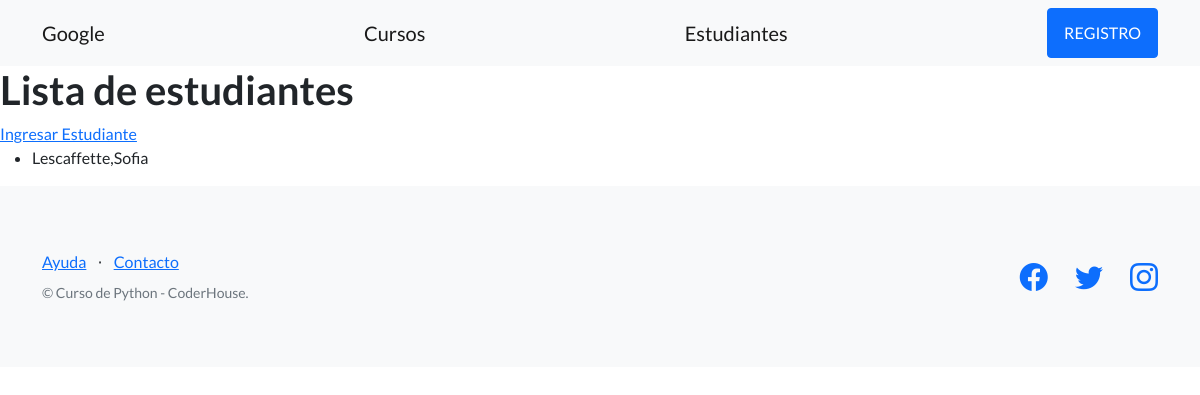
The app's page /estudios/estudiantes/, older data.
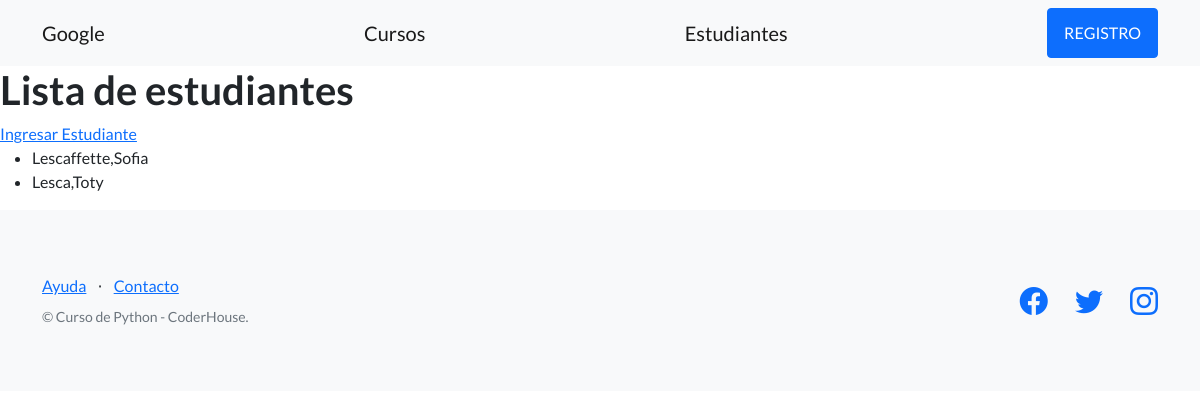
The same page, newer data.
### AppCoder/models.py (models this page shows, shortened)
class Estudiante(models.Model):
    nombre = models.CharField(max_length=120)
    apellido = models.CharField(max_length=80)
    email = models.EmailField()
    telefono = models.CharField(max_length=20)
    dni = models.CharField(max_length=32)
    fecha_nacimiento = models.DateField()

### AppCoder/views.py (the view)
def listar_estudiantes(request):
    contexto = {
        "estudiantes" : Estudiante.objects.all(),
    }
    http_response = render(
      request=request,
    template_name='AppCoder/lista_estudiantes.html',
      context=contexto,
  )
    return http_response

### AppCoder/templates/AppCoder/lista_estudiantes.html
{% extends "AppCoder/base.html"%}
{% block contenido %}
<section>
    <div>
        <h1>Lista de estudiantes</h1>
        <a href="{% url 'crear-estudiante' %}">Ingresar Estudiante</a>
        <ul>
        {% for student in estudiantes %}
         <li>{{student.apellido}},{{student.nombre}}</li>
        {% endfor %}
        </ul>
    </div>
</section>
{% endblock contenido %}

Row changes from the older to the newer data that the page shows:
added Estudiante: apellido "Lesca", nombre "Toty"
